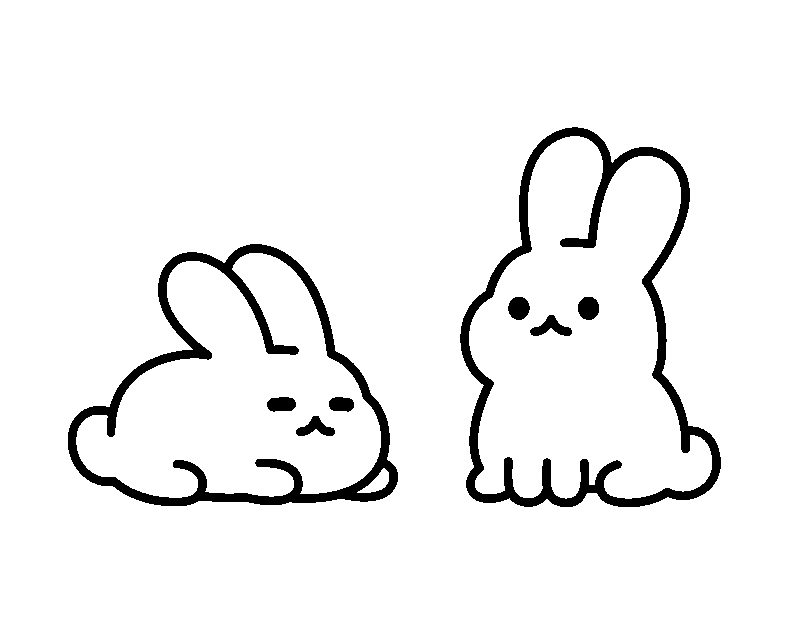
#> input picture HW_7/img.png, 800 x 638 px
$ python contours.py
#> lines starting #> are read from the running program, lines starting #| are printed output that depends on the picture; after the words box and inside, x2 and y2 are one past the last pixel; in counts of white or black regions, pixels touching at a corner belong together
import cv2
import numpy as np

img = cv2.imread("img.png")
#> img is the input picture: shape (638, 800, 3); 94.9% white; 8 black regions, largest, box (x1, y1, x2, y2) and area: (460, 127, 721, 507) 12410, (68, 244, 398, 506) 11485, (530, 315, 572, 336) 427
img_gray = cv2.cvtColor(img, cv2.COLOR_BGR2GRAY)
#> img_gray: shape (638, 800); 94.9% white; 8 black regions

ret, thresh = cv2.threshold(img_gray, 150, 255, cv2.THRESH_BINARY)

contours, hierarchy = cv2.findContours(thresh, cv2.RETR_TREE, cv2.CHAIN_APPROX_NONE)
#> contours = 12 contours; largest, box (x1, y1, x2, y2) and area: (0, 0, 800, 638) 508963, (459, 126, 722, 508) 70230, (67, 243, 399, 507) 57898, (469, 136, 712, 499) 56507, (76, 253, 381, 498) 44918

image_copy = img.copy()
cv2.drawContours(image_copy, contours, -1, (0, 255, 0), 2, cv2.LINE_AA)
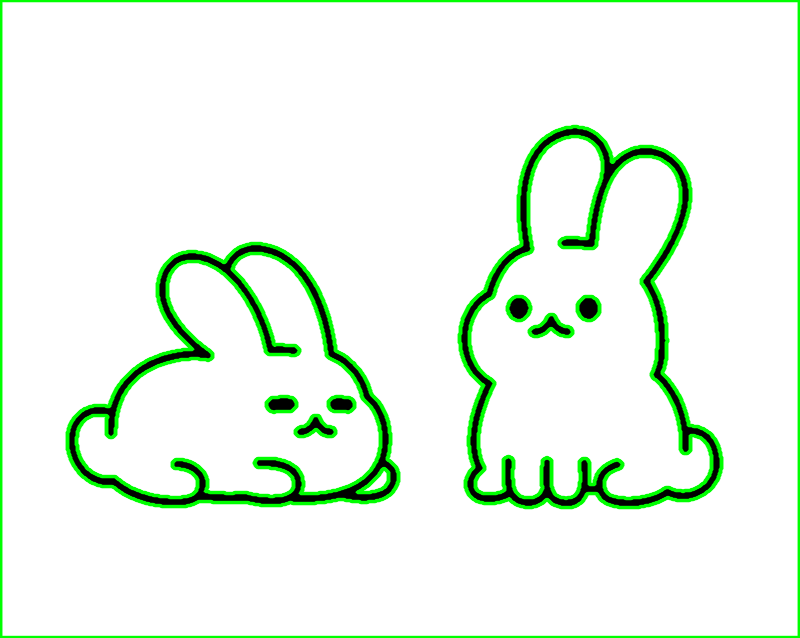
#> image_copy: shape (638, 800, 3); 7.68% of pixels changed, all inside (x1, y1, x2, y2) = (0, 0, 800, 638)

mask = np.zeros_like(img)
out = np.zeros_like(img)
out[mask == 255] = img[mask == 255]
#> out: shape (638, 800, 3); every value is 0

cv2.imshow('None approximation', image_copy)

x, y, w, h = cv2.boundingRect(contours[1])
#> x = 67; y = 243; w = 332; h = 264
img_cropped = img[y:y + h, x:x + w].copy()
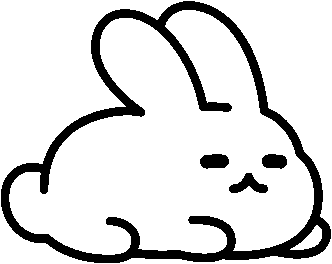
#> img_cropped: shape (264, 332, 3); 85.7% white; 4 black regions, box (x1, y1, x2, y2) and area: (1, 1, 331, 263) 11485, (229, 173, 268, 193) 398, (200, 154, 229, 169) 355, (262, 154, 287, 169) 307
cv2.imshow('Cropped', img_cropped)


def nothing(scale):
    global img_result
    img_result = img.copy()
    scale /= 10
    scale += .01  # disable scale = 0 error
    sW = int(w * scale)
    sH = int(h * scale)
    sX = int(x + w / 2 - sW / 2)
    sY = int(y + h / 2 - sH / 2)
    img_result[sY:sY + sH, sX:sX + sW] = cv2.resize(img_cropped, (sW, sH))


img[y:y + h, x:x + w] = 255
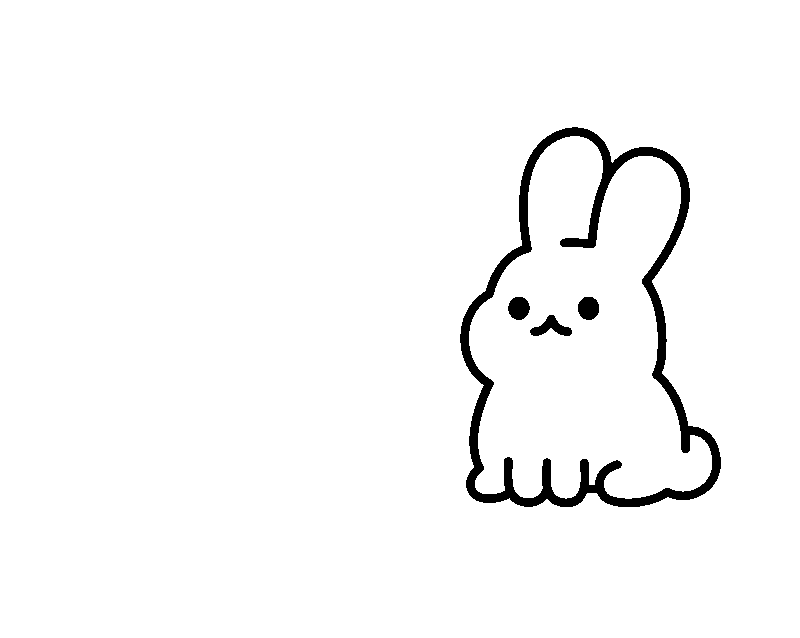
#> img: shape (638, 800, 3); 97.3% white; 4 black regions, box (x1, y1, x2, y2) and area: (460, 127, 721, 507) 12410, (530, 315, 572, 336) 427, (508, 297, 530, 320) 392, (578, 297, 599, 320) 392
img_result = img.copy()

cv2.namedWindow('slider')
cv2.createTrackbar('scale', 'slider', 0, 10, nothing)

while 1:
    cv2.imshow('Result', img_result)
    k = cv2.waitKey(1)
#> (key Esc is pressed here)
    if k == 27:  # ESC button in ASCII
        break

cv2.waitKey(0)
cv2.destroyAllWindows()
